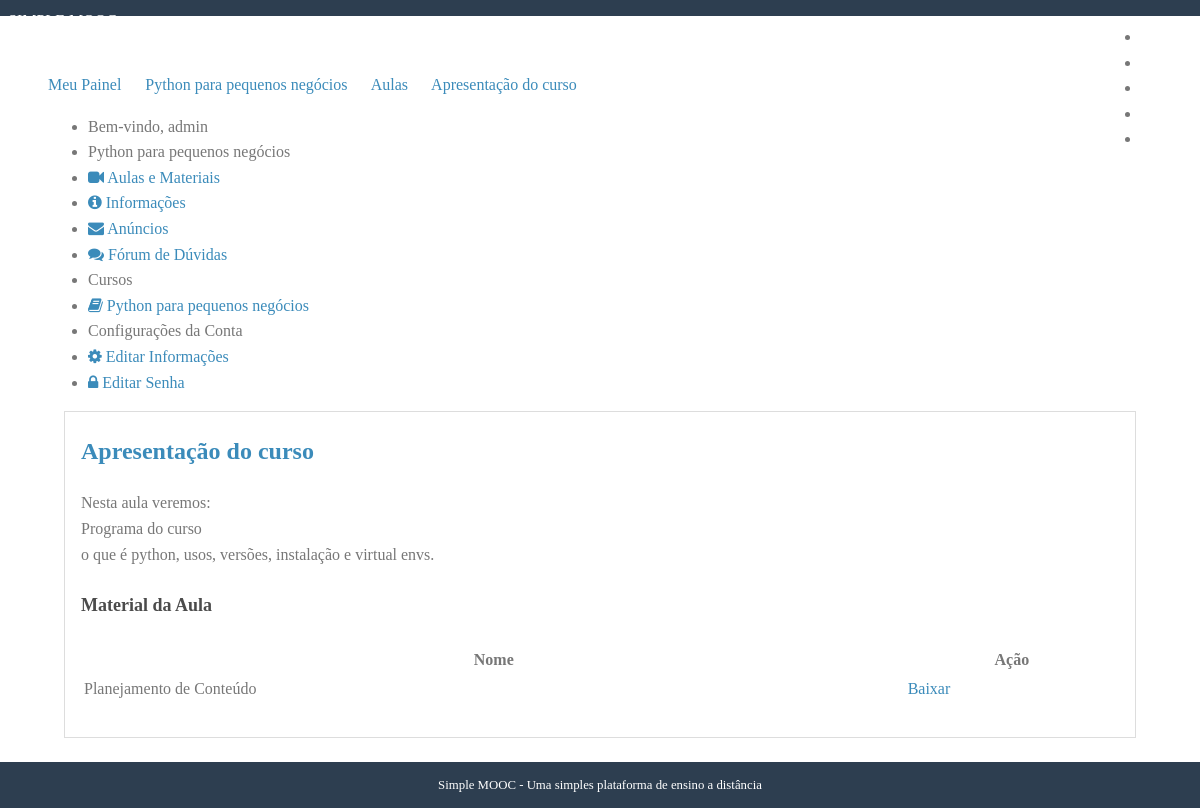
/cursos/python-para-pequenos-negocios/aulas/1 (signed in), run on the app's committed database.
### courses/models.py (models this page shows, shortened)
class Course(models.Model):
	name = models.CharField('Nome',max_length = 100)
	slug = models.SlugField('Atalho')
	description = models.TextField('Descrição Simples', blank = True) #blank = não é obrigatório, mas o TextField permite descrições longas
	about = models.TextField('Sobre o Curso', blank= True)
	start_date = models.DateField('Data de Início', null = True, blank = True) #null = no banco de dados esse campo temq ter algo msm que seja um campo vazio
	image = models.ImageField(upload_to='courses/images', verbose_name='Imagem', null = True, blank = True)  #não é um campo obrigatório
	created_at = models.DateTimeField('Criado em', auto_now_add=True) #auto now toda vez q criar um curso ele coloca automaticamente a data
	updated_at = models.DateTimeField('Atualizado em', auto_now_add=True) #assim que for refreshed a data entra sozinha
	objects = CourseManager() #agora o manager não será o padrão do django
	def __str__(self):
		return self.name
	class Meta: #interfere no django admin
		verbose_name = 'Curso'
		verbose_name_plural = 'Cursos' #ensinamos ao django que o plural de curso é curso
		ordering = ['name'] #comoo django organiza ascendente a lista

class Lesson(models.Model):
	name = models.CharField('Nome', max_length=100)
	description = models.TextField('Descrição', blank=True)
	number = models.IntegerField('Número (ordem)', blank=True, default=0) #apenas p organizar nobackend
	release_date = models.DateField('Data de liberação', blank=True,null=True) #quando esta aula esta disponível
	course = models.ForeignKey(Course, verbose_name='Curso',
							   on_delete=models.CASCADE, related_name='lessons')
	created_at = models.DateTimeField('Criado em',
									  auto_now_add=True)  # auto now toda vez q criar um curso ele coloca automaticamente a data
	updated_at = models.DateTimeField('Atualizado em',
									  auto_now_add=True)  # assim que for refreshed a data entra sozinha
	def __str__(self):
		return self.name
	class Meta:
		verbose_name = 'Aula'
		verbose_name_plural = 'Aulas'
		ordering = ['number']

class Enrollment(models.Model):
	STATUS_CHOICES = (
		(0,'Pendente'),
		(1, 'Aprovado'),
		(2,'Cancelado'),
	)
	user=models.ForeignKey(
		settings.AUTH_USER_MODEL,
		verbose_name='Usuário', on_delete = models.CASCADE,
		related_name='enrollments'
	)
	course = models.ForeignKey(
		Course, verbose_name='Curso',
		related_name='enrollments', on_delete=models.CASCADE
	)
	status = models.IntegerField('Situação',choices=STATUS_CHOICES, default=1, blank=True)
	created_at = models.DateTimeField('Criado em',
									  auto_now_add=True)  # auto now toda vez q criar um curso ele coloca automaticamente a data
	updated_at = models.DateTimeField('Atualizado em',
									  auto_now_add=True)  # assim que for refreshed a data entra sozinha
	class Meta:
		verbose_name = 'Inscrição'
		verbose_name_plural = 'Inscrições'
		unique_together = (('user','course'),) #evita repetição de usuario em um curso

class Material(models.Model):
	name = models.CharField('Nome', max_length=100)
	embedded = models.TextField('Vídeo embedded', blank=True)
	file = models.FileField(upload_to='lessons/materials',blank=True,null=True) #o arquivo está publico
	lesson = models.ForeignKey(Lesson, related_name='materials', verbose_name='aula',
		on_delete=models.CASCADE)
	def is_embedded(self):
		return bool(self.embedded)
	def __str__(self):
		return self.name
	class Meta:
		verbose_name = 'Material'
		verbose_name_plural = 'Materiais'

### accounts/models.py (models this page shows, shortened)
class User(AbstractBaseUser, PermissionsMixin):
    username = models.CharField(
        'Nome de Usuário', max_length=30, unique=True,
        validators=[validators.RegexValidator(re.compile('^[\w.@+-]+$'),
            'Nome de usuário só pode conter letras, digítos ou os '
            'seguintes caracteres: @/./+/-/_', 'invalid')]
    )
    email = models.EmailField('Email', unique=True)
    name = models.CharField('Nome', max_length=100, blank=True)
    is_active = models.BooleanField('Está ativo?', blank=True, default=True)
    is_staff = models.BooleanField('É da equipe?', blank = True, default=False)
    date_joined = models.DateTimeField(
        'Data de entrada', auto_now_add=True
    ) #quando for salvo pela primeira vez
    objects = UserManager()
    USERNAME_FIELD = 'username'
    REQUIRED_FIELDS = ['email'] #para ser compativel com o django app usuario
    def __str__(self):
        return self.name or self.username
    class Meta:
        verbose_name = 'Usuário'
        verbose_name_plural = 'Usuários'

### courses/decorators.py (the view, shortened to what this page needs)
    def _wrapper(request, *args, **kwargs):
        slug = kwargs['slug'] #busca a slug do curso na url
        course = get_object_or_404(Course, slug=slug) #curso atual
        has_permission = request.user.is_staff
        if not has_permission:
            messages.error(request, message)
            return redirect('accounts:dashboard')
        request.course = course #td view que usar este decorator vai ter um obj curso no requestpq não quero repitir esta consulta
        return view_func(request, *args, **kwargs)

### courses/templatetags/courses_tags.py (called while the page is built)
@register.simple_tag #assigment_tag não funciona mais
def load_my_courses(user):
    return Enrollment.objects.filter(user=user)

### courses/views.py (called while the page is built)
@login_required
@enrollment_required
def lesson(request, slug, pk):
    course = request.course
    lesson = get_object_or_404(Lesson, pk=pk, course=course)#o user pode manipular isso
    if not request.user.is_staff and not lesson.is_available():
        messages.error(request, 'Esta aula não está disponível')
        return redirect('courses:lessons', slug=course.slug)
    template = 'courses/lesson.html'
    context = {
        'course': course,
        'lesson': lesson
    }
    return render(request, template, context)

### courses/templates/courses/lesson.html (shortened to what this page needs)
{% extends "courses/course_dashboard.html" %}
{% block breadcrumb %}
    {{ block.super }}
    <a href="{% url 'courses:lessons' course.slug %}" style="margin-right: 20px">Aulas</a>
    <a href="{% url 'courses:lesson' course.slug lesson.pk %}" style="margin-right: 20px">{{ lesson }}</a>
{% endblock %}
{% block dashboard_content %}
<div class="well">
    <h2><a href="{% url 'courses:lesson' course.slug lesson.pk %}">{{ lesson }}</a></h2>
    {{ lesson.description|linebreaks }}
    <p>
        <h4>Material da Aula</h4>
        <table class="pure-table full">
            <thead>
                <tr>
                    <th>
                        Nome
                    </th>
                    <th>
                        Ação
                    </th>
                </tr>
            </thead>
            <tbody>
                {% for material in lesson.materials.all %}
                <tr class="{% cycle '' 'pure-table-odd' %}">
                    <td>
                        {{ material }}
                    </td>
                    <td>
                        {% if material.is_embedded %}
                        <a href="{% url 'courses:material' course.slug material.pk %}">
                            <i class"fa fa-video-camera"></i>
                            Acessar
                        </a>
                        {% else %}
                        <a target="_blank" href="{{ material.file.url }}">
                            Baixar
                        </a>
                        {% endif %}
                    </td>
                </tr>
                {% endfor %}
            </tbody>
        </table>
    </p>
</div>
{% endblock %}

### courses/templates/courses/course_dashboard.html
{% extends "accounts/dashboard.html" %}
{% block breadcrumb %}
    {{ block.super }}
    <a href="{% url 'courses:announcements' course.slug %}" style="margin-right: 20px">{{ course }}</a>
{% endblock %}
{% block menu_options %}
<li class="pure-menu-heading">
    {{ course }}
</li>
<li>
    <a href="{% url 'courses:lessons' course.slug %}">
        <i class="fa fa-video-camera"></i>
        Aulas e Materiais
    </a>
</li>
<li>
    <a href="#">
        <i class="fa fa-info-circle"></i>
        Informações
    </a>
</li>
<li>
    <a href="{% url 'courses:announcements' course.slug %}">
        <i class="fa fa-envelope"></i>
        Anúncios
    </a>
</li>
<li>
    <a href="#">
        <i class="fa fa-comments"></i>
        Fórum de Dúvidas
    </a>
</li>
{{ block.super }}
{% endblock %}

### accounts/templates/accounts/dashboard.html (shortened to what this page needs)
{% extends "base.html" %}
{% load  courses_tags %}
{% block content %}
{% load_my_courses user as enrollments %}
<div class="pure-g-r content-ribbon">
    <div class="pure-u-1">
        <ul class="breadcrumb">
            {% block breadcrumb %}
            <a href="{% url 'accounts:dashboard' %}" style="margin-right: 20px">Meu Painel</a>
            {% endblock %}
        </ul>
    </div>
    <div class="pure-u-1-3">
        <div class="pure-menu pure-menu-open">
            <ul>
                <li class="pure-menu-heading">
                    Bem-vindo, {{ user }}
                </li>
                {% block menu_options %}
                <li class="pure-menu-heading">Cursos</li>
                {% for enrollment in enrollments %}
                <li>
                    <a href="{% url 'courses:announcements' enrollment.course.slug %}">
                        <i class="icon fa fa-book"></i>
                        {{ enrollment.course }}
                    </a>
                </li>
                {% empty %}
                <li>Nenhum curso encontrado</li>
                {% endfor %}
                <li class="pure-menu-heading">Configurações da Conta</li>
                <li>
                    <a href="{% url 'accounts:edit' %}">
                        <i class="icon fa fa-cog"></i>
                        Editar Informações
                    </a>
                </li>
                <li>
                    <a href="{% url 'accounts:edit_password' %}">
                        <i class="icon fa fa-lock"></i>
                        Editar Senha
                    </a>
                </li>
                {% endblock %}
            </ul>
        </div>
    </div>
    <div class="pure-u-2-3">
        <div class="inner">
            {% block dashboard_content %}{% endblock %}
        </div>
    </div>
</div>
{% endblock %}

### core/static/css/styles.css (style rules this page uses)
* { -webkit-box-sizing: border-box; -moz-box-sizing: border-box; box-sizing: border-box; }
body { margin: 0 auto; line-height: 1.7em; }
a { color: #3b8bba; }
.content .content-ribbon { margin: 1.5em 3em; }
.inner { padding: 0em 1em; }
.inner p { margin-top: 0; }
ul.breadcrumb { padding: 0; }
table.full { width: 100%; }
body { min-width: 320px; color: #777; line-height: 1.6; }
h1, h2, h3, h4, h5, h6 { font-weight: bold; color: rgb(75, 75, 75); }
h4 { font-size: 1.125em; }
a { color: #3b8bba; text-decoration: none; }
.well { border: 1px solid #ddd; padding: 0em 1em 1em 1em; margin-bottom: 1.5em; }

### data on the page
Course: name "Python para pequenos negócios"
Lesson: name "Apresentação do curso", description "Nesta aula veremos: Programa do curso o que é python, usos, versões, instalação e virtual envs."
User: name+username "admin"
Enrollment: course "Python para pequenos negócios"
Material: name "Planejamento de Conteúdo"
